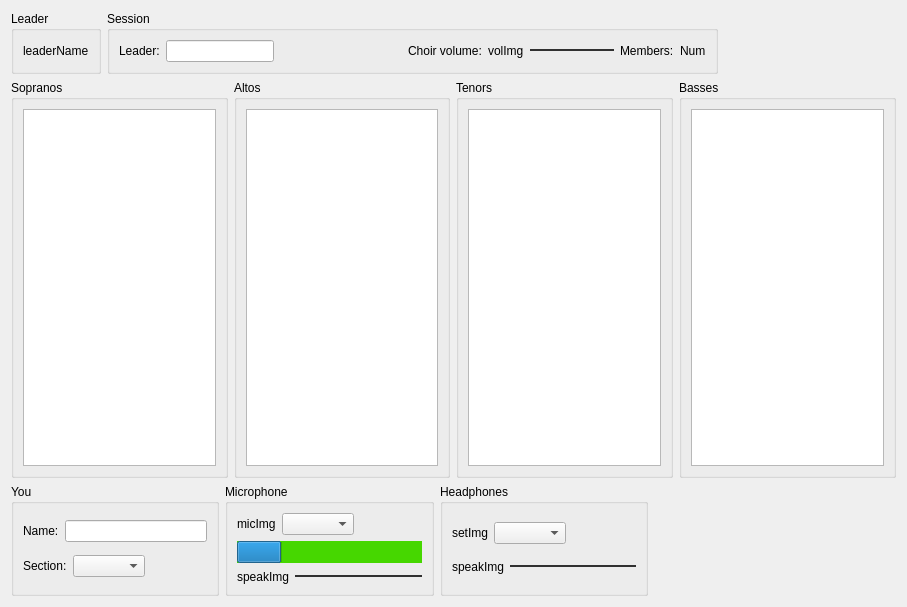
<?xml version="1.0" encoding="UTF-8"?>
<ui version="4.0">
 <class>ChoirPage</class>
 <widget class="QWidget" name="ChoirPage">
  <property name="geometry">
   <rect>
    <x>0</x>
    <y>0</y>
    <width>907</width>
    <height>607</height>
   </rect>
  </property>
  <property name="windowTitle">
   <string>Form</string>
  </property>
  <layout class="QVBoxLayout" name="verticalLayout_8">
   <item>
    <layout class="QHBoxLayout" name="horizontalLayout_5">
     <item>
      <widget class="QGroupBox" name="groupBox_9">
       <property name="title">
        <string>Leader</string>
       </property>
       <layout class="QHBoxLayout" name="horizontalLayout_17">
        <item>
         <widget class="QLabel" name="label_12">
          <property name="text">
           <string>leaderName</string>
          </property>
         </widget>
        </item>
       </layout>
      </widget>
     </item>
     <item>
      <widget class="QGroupBox" name="groupBox">
       <property name="title">
        <string>Session</string>
       </property>
       <layout class="QHBoxLayout" name="horizontalLayout_4">
        <item>
         <layout class="QHBoxLayout" name="horizontalLayout">
          <item>
           <widget class="QLabel" name="label">
            <property name="text">
             <string>Leader:</string>
            </property>
           </widget>
          </item>
          <item>
           <widget class="QLineEdit" name="lineEdit"/>
          </item>
         </layout>
        </item>
        <item>
         <spacer name="horizontalSpacer">
          <property name="orientation">
           <enum>Qt::Horizontal</enum>
          </property>
          <property name="sizeHint" stdset="0">
           <size>
            <width>48</width>
            <height>21</height>
           </size>
          </property>
         </spacer>
        </item>
        <item>
         <spacer name="horizontalSpacer_7">
          <property name="orientation">
           <enum>Qt::Horizontal</enum>
          </property>
          <property name="sizeHint" stdset="0">
           <size>
            <width>40</width>
            <height>20</height>
           </size>
          </property>
         </spacer>
        </item>
        <item>
         <spacer name="horizontalSpacer_8">
          <property name="orientation">
           <enum>Qt::Horizontal</enum>
          </property>
          <property name="sizeHint" stdset="0">
           <size>
            <width>40</width>
            <height>20</height>
           </size>
          </property>
         </spacer>
        </item>
        <item>
         <layout class="QHBoxLayout" name="horizontalLayout_2">
          <item>
           <widget class="QLabel" name="label_5">
            <property name="text">
             <string>Choir volume:</string>
            </property>
           </widget>
          </item>
          <item>
           <widget class="QLabel" name="label_2">
            <property name="text">
             <string>volImg</string>
            </property>
           </widget>
          </item>
          <item>
           <widget class="QSlider" name="horizontalSlider">
            <property name="styleSheet">
             <string notr="true">QSlider::groove:horizontal {
    border: 0px;
	background-color: rgb(48, 48, 48);
    height: 2px;
    margin: 0px;
    }
QSlider::handle:horizontal { 
	image: url(:/Images/Images/handle.png);
	border: 0px;
    height: 20px;
    width: 20px;
    margin: -15px 0px;
}</string>
            </property>
            <property name="orientation">
             <enum>Qt::Horizontal</enum>
            </property>
           </widget>
          </item>
         </layout>
        </item>
        <item>
         <layout class="QHBoxLayout" name="horizontalLayout_3">
          <item>
           <widget class="QLabel" name="label_3">
            <property name="text">
             <string>Members:</string>
            </property>
           </widget>
          </item>
          <item>
           <widget class="QLabel" name="label_4">
            <property name="text">
             <string>Num</string>
            </property>
           </widget>
          </item>
         </layout>
        </item>
       </layout>
      </widget>
     </item>
     <item>
      <spacer name="horizontalSpacer_2">
       <property name="orientation">
        <enum>Qt::Horizontal</enum>
       </property>
       <property name="sizeHint" stdset="0">
        <size>
         <width>13</width>
         <height>20</height>
        </size>
       </property>
      </spacer>
     </item>
     <item>
      <spacer name="horizontalSpacer_9">
       <property name="orientation">
        <enum>Qt::Horizontal</enum>
       </property>
       <property name="sizeHint" stdset="0">
        <size>
         <width>18</width>
         <height>20</height>
        </size>
       </property>
      </spacer>
     </item>
    </layout>
   </item>
   <item>
    <layout class="QHBoxLayout" name="horizontalLayout_6">
     <item>
      <widget class="QGroupBox" name="groupBox_2">
       <property name="title">
        <string>Sopranos</string>
       </property>
       <layout class="QVBoxLayout" name="verticalLayout">
        <item>
         <widget class="QListView" name="listView"/>
        </item>
       </layout>
      </widget>
     </item>
     <item>
      <widget class="QGroupBox" name="groupBox_3">
       <property name="title">
        <string>Altos</string>
       </property>
       <layout class="QVBoxLayout" name="verticalLayout_2">
        <item>
         <widget class="QListView" name="listView_2"/>
        </item>
       </layout>
      </widget>
     </item>
     <item>
      <widget class="QGroupBox" name="groupBox_4">
       <property name="title">
        <string>Tenors</string>
       </property>
       <layout class="QVBoxLayout" name="verticalLayout_3">
        <item>
         <widget class="QListView" name="listView_3"/>
        </item>
       </layout>
      </widget>
     </item>
     <item>
      <widget class="QGroupBox" name="groupBox_5">
       <property name="title">
        <string>Basses</string>
       </property>
       <layout class="QVBoxLayout" name="verticalLayout_4">
        <item>
         <widget class="QListView" name="listView_4"/>
        </item>
       </layout>
      </widget>
     </item>
    </layout>
   </item>
   <item>
    <layout class="QHBoxLayout" name="horizontalLayout_16">
     <item>
      <widget class="QGroupBox" name="groupBox_6">
       <property name="title">
        <string>You</string>
       </property>
       <layout class="QVBoxLayout" name="verticalLayout_5">
        <item>
         <layout class="QHBoxLayout" name="horizontalLayout_7">
          <item>
           <widget class="QLabel" name="label_6">
            <property name="text">
             <string>Name:</string>
            </property>
           </widget>
          </item>
          <item>
           <widget class="QLineEdit" name="lineEdit_2"/>
          </item>
         </layout>
        </item>
        <item>
         <layout class="QHBoxLayout" name="horizontalLayout_15">
          <item>
           <widget class="QLabel" name="label_7">
            <property name="text">
             <string>Section:</string>
            </property>
           </widget>
          </item>
          <item>
           <layout class="QHBoxLayout" name="horizontalLayout_8">
            <item>
             <widget class="QComboBox" name="comboBox"/>
            </item>
            <item>
             <spacer name="horizontalSpacer_6">
              <property name="orientation">
               <enum>Qt::Horizontal</enum>
              </property>
              <property name="sizeHint" stdset="0">
               <size>
                <width>40</width>
                <height>20</height>
               </size>
              </property>
             </spacer>
            </item>
           </layout>
          </item>
         </layout>
        </item>
       </layout>
      </widget>
     </item>
     <item>
      <widget class="QGroupBox" name="groupBox_7">
       <property name="title">
        <string>Microphone</string>
       </property>
       <layout class="QVBoxLayout" name="verticalLayout_6">
        <item>
         <layout class="QHBoxLayout" name="horizontalLayout_14">
          <item>
           <widget class="QLabel" name="label_8">
            <property name="text">
             <string>micImg</string>
            </property>
           </widget>
          </item>
          <item>
           <layout class="QHBoxLayout" name="horizontalLayout_10">
            <item>
             <widget class="QComboBox" name="comboBox_2"/>
            </item>
            <item>
             <spacer name="horizontalSpacer_5">
              <property name="orientation">
               <enum>Qt::Horizontal</enum>
              </property>
              <property name="sizeHint" stdset="0">
               <size>
                <width>40</width>
                <height>20</height>
               </size>
              </property>
             </spacer>
            </item>
           </layout>
          </item>
         </layout>
        </item>
        <item>
         <widget class="QProgressBar" name="progressBar">
          <property name="styleSheet">
           <string notr="true">border: 0px ;
background-color: rgb(70, 215, 0);</string>
          </property>
          <property name="value">
           <number>24</number>
          </property>
          <property name="textVisible">
           <bool>false</bool>
          </property>
         </widget>
        </item>
        <item>
         <layout class="QHBoxLayout" name="horizontalLayout_9">
          <item>
           <widget class="QLabel" name="label_9">
            <property name="text">
             <string>speakImg</string>
            </property>
           </widget>
          </item>
          <item>
           <widget class="QSlider" name="horizontalSlider_2">
            <property name="styleSheet">
             <string notr="true">QSlider::groove:horizontal {
    border: 0px;
	background-color: rgb(48, 48, 48);
    height: 2px;
    margin: 0px;
    }
QSlider::handle:horizontal { 
	image: url(:/Images/Images/handle.png);
	border: 0px;
    height: 20px;
    width: 20px;
    margin: -15px 0px;
}</string>
            </property>
            <property name="orientation">
             <enum>Qt::Horizontal</enum>
            </property>
           </widget>
          </item>
         </layout>
        </item>
       </layout>
      </widget>
     </item>
     <item>
      <widget class="QGroupBox" name="groupBox_8">
       <property name="title">
        <string>Headphones</string>
       </property>
       <layout class="QVBoxLayout" name="verticalLayout_7">
        <item>
         <layout class="QHBoxLayout" name="horizontalLayout_13">
          <item>
           <widget class="QLabel" name="label_10">
            <property name="text">
             <string>setImg</string>
            </property>
           </widget>
          </item>
          <item>
           <layout class="QHBoxLayout" name="horizontalLayout_11">
            <item>
             <widget class="QComboBox" name="comboBox_3"/>
            </item>
            <item>
             <spacer name="horizontalSpacer_4">
              <property name="orientation">
               <enum>Qt::Horizontal</enum>
              </property>
              <property name="sizeHint" stdset="0">
               <size>
                <width>40</width>
                <height>20</height>
               </size>
              </property>
             </spacer>
            </item>
           </layout>
          </item>
         </layout>
        </item>
        <item>
         <layout class="QHBoxLayout" name="horizontalLayout_12">
          <item>
           <widget class="QLabel" name="label_11">
            <property name="text">
             <string>speakImg</string>
            </property>
           </widget>
          </item>
          <item>
           <widget class="QSlider" name="horizontalSlider_3">
            <property name="styleSheet">
             <string notr="true">QSlider::groove:horizontal {
    border: 0px;
	background-color: rgb(48, 48, 48);
    height: 2px;
    margin: 0px;
    }
QSlider::handle:horizontal { 
	image: url(:/Images/Images/handle.png);
	border: 0px;
    height: 20px;
    width: 20px;
    margin: -15px 0px;
}</string>
            </property>
            <property name="orientation">
             <enum>Qt::Horizontal</enum>
            </property>
           </widget>
          </item>
         </layout>
        </item>
       </layout>
      </widget>
     </item>
     <item>
      <spacer name="horizontalSpacer_3">
       <property name="orientation">
        <enum>Qt::Horizontal</enum>
       </property>
       <property name="sizeHint" stdset="0">
        <size>
         <width>248</width>
         <height>17</height>
        </size>
       </property>
      </spacer>
     </item>
    </layout>
   </item>
  </layout>
 </widget>
 <resources/>
 <connections/>
</ui>
